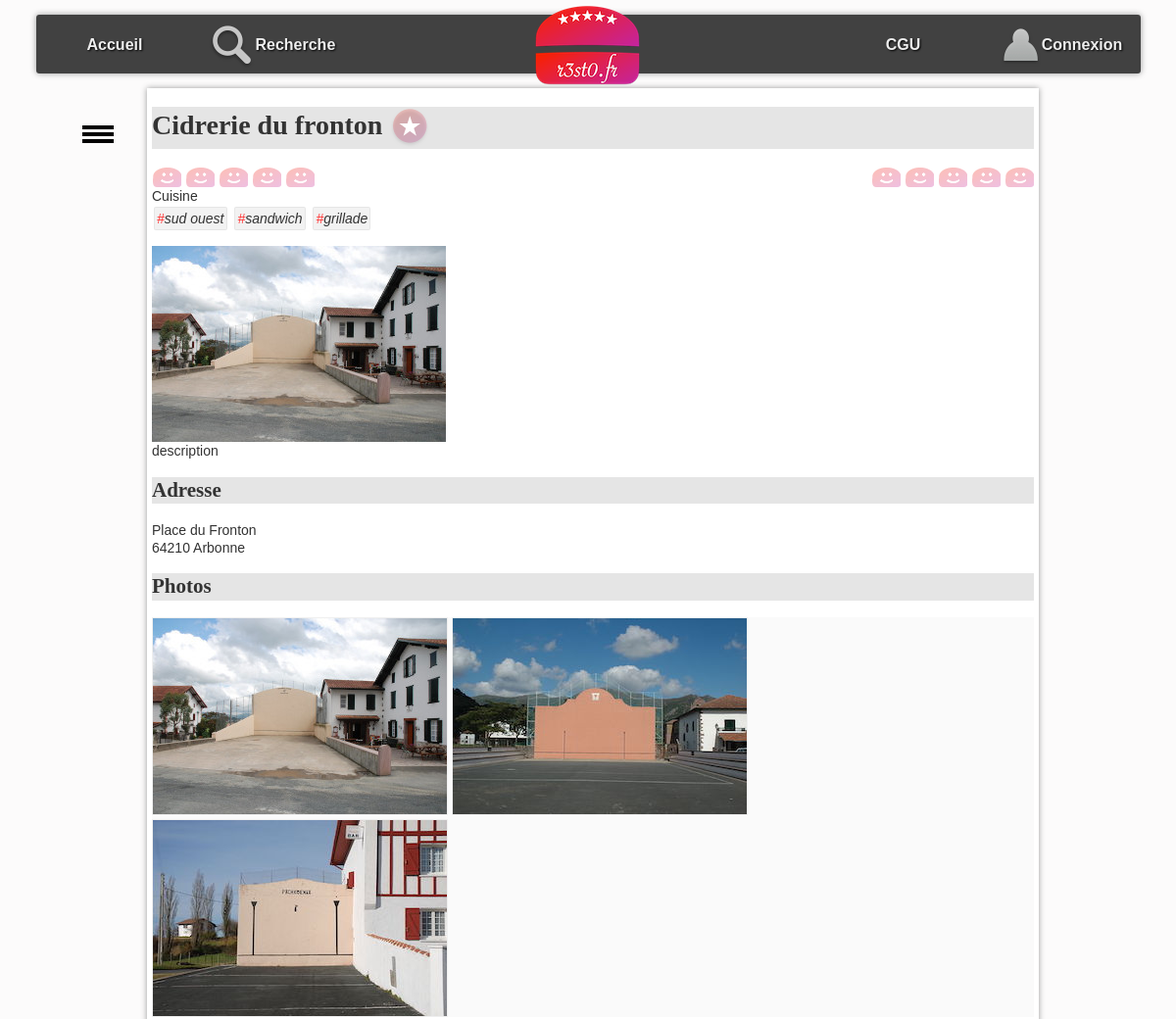
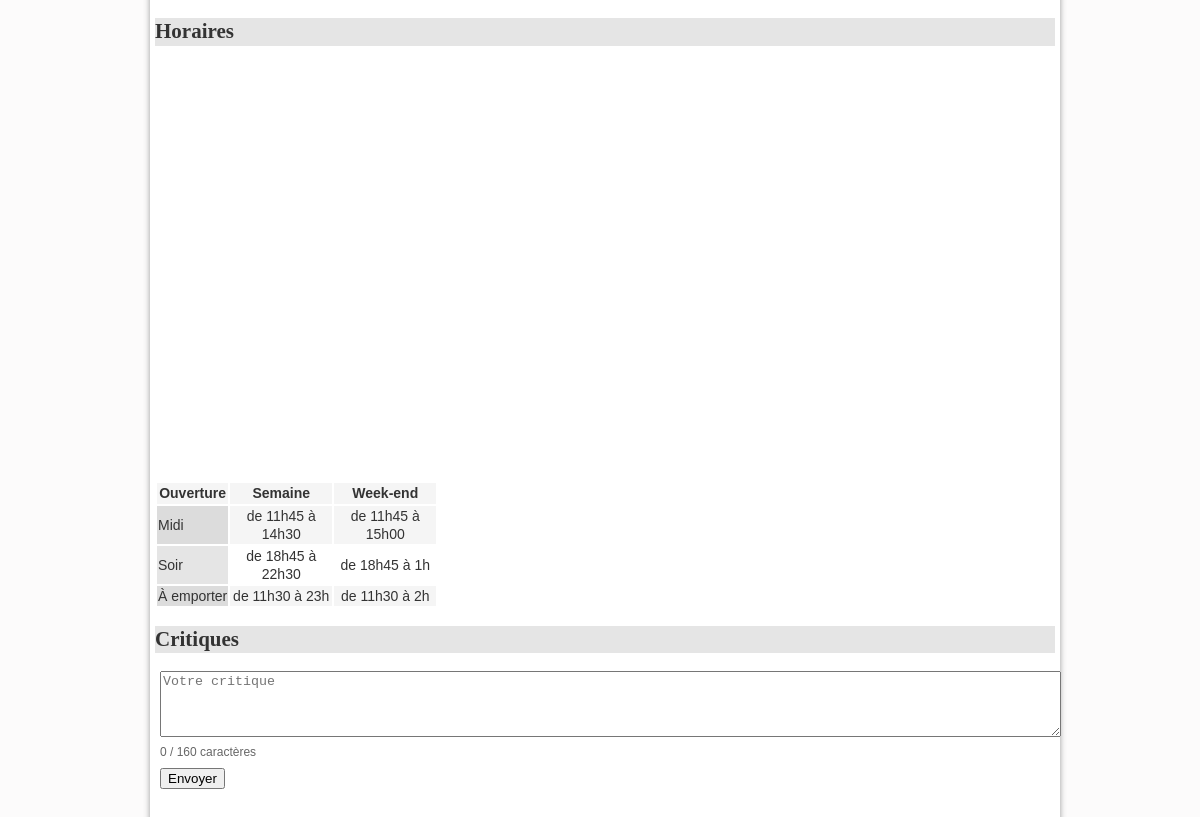
/?action=detail&idR=4, run on the app's committed database (2 pictures, top to bottom).
### tables this page shows
CREATE TABLE `resto` (
  `idR` bigint(20) NOT NULL,
  `nomR` varchar(255) DEFAULT NULL,
  `numAdrR` varchar(20) DEFAULT NULL,
  `voieAdrR` varchar(255) DEFAULT NULL,
  `cpR` char(5) DEFAULT NULL,
  `villeR` varchar(255) DEFAULT NULL,
  `latitudeDegR` float DEFAULT NULL,
  `longitudeDegR` float DEFAULT NULL,
  `descR` text DEFAULT NULL,
  `horairesR` text DEFAULT NULL
);

CREATE TABLE `typecuisine` (
  `idTC` bigint(20) NOT NULL,
  `libelleTC` varchar(255) DEFAULT NULL
);

CREATE TABLE `photo` (
  `idP` bigint(20) NOT NULL,
  `cheminP` varchar(255) DEFAULT NULL,
  `idR` bigint(20) DEFAULT NULL
);

### controleur/detailResto.php (called while the page is built, shortened)
<?php
include_once "$racine/modele/bd.resto.inc.php";
include_once "$racine/modele/bd.typecuisine.inc.php";
include_once "$racine/modele/bd.photo.inc.php";
include_once "$racine/modele/bd.critiquer.inc.php";
include_once "$racine/modele/bd.aimer.inc.php";
$idR = $_GET["idR"];
$unResto = getRestoByIdR($idR);
$lesTypesCuisine = getTypesCuisineByIdR($idR);
$lesPhotos = getPhotosByIdR($idR);
$noteMoy = round(getNoteMoyenneByIdR($idR), 0);
$mailU = getMailULoggedOn();
$aimer = getAimerById($mailU, $idR);
$note = getNoteByUser($idR, $mailU);
include "$racine/vue/entete.html.php";
include "$racine/vue/vueDetailResto.php";
include "$racine/vue/pied.html.php";

### index.php (called while the page is built, shortened)
<?php
include "getRacine.php";
if (isset($_GET["action"])) {
    $action = $_GET["action"];
}
else {
    $action = "defaut";
}
$fichier = controleurPrincipal($action);
include "$racine/controleur/$fichier";
?>

### modele/bd.resto.inc.php (called while the page is built, shortened)
<?php
function getRestoByIdR($idR)
{
    try {
        $cnx = connexionPDO();
        $req = $cnx->prepare("select * from resto where idR=:idR");
        $req->bindValue(':idR', $idR, PDO::PARAM_INT);
        $req->execute();
        $resultat = $req->fetch(PDO::FETCH_ASSOC);
    } catch (PDOException $e) {
        print "Erreur !: " . $e->getMessage();
        die();
    }
    return $resultat;
}

### modele/bd.aimer.inc.php (called while the page is built, shortened)
<?php
function getAimerById($mailU, $idR){
    try {
        $cnx = connexionPDO();
        $req = $cnx->prepare("select * from aimer where mailU=:mailU and  idR=:idR");
        $req->bindValue(':idR', $idR, PDO::PARAM_INT);
        $req->bindValue(':mailU', $mailU, PDO::PARAM_STR);
        $req->execute();
        $resultat = $req->fetch(PDO::FETCH_ASSOC);
    } catch (PDOException $e) {
        print "Erreur !: " . $e->getMessage();
        die();
    }
    return $resultat;
}
?>

### modele/bd.critiquer.inc.php (called while the page is built, shortened)
<?php
function getNoteMoyenneByIdR($idR)
{
    try {
        $cnx = connexionPDO();
        $req = $cnx->prepare("select avg(note) from critiquer where idR=:idR AND statut = 'autorise'");
        $req->bindValue(':idR', $idR, PDO::PARAM_INT);
        $req->execute();
        $resultat = $req->fetch(PDO::FETCH_ASSOC);
    } catch (PDOException $e) {
        print "Erreur !: " . $e->getMessage();
        die();
    }
    if ($req->rowCount() > 0) {
        return $resultat["avg(note)"];
    } else {
        return 0;
    }
}
function getNoteByUser($idR, $mailU)
{
    try {
        $cnx = connexionPDO();
        $req = $cnx->prepare("SELECT note FROM critiquer WHERE idR=:idR AND mailU=:mailU AND statut = 'autorise'");
        $req->bindValue(':idR', $idR, PDO::PARAM_INT);
        $req->bindValue(':mailU', $mailU, PDO::PARAM_STR);
        $req->execute();
        $resultat = $req->fetch(PDO::FETCH_ASSOC);
    } catch (PDOException $e) {
        print "Erreur !: " . $e->getMessage();
        die();
    }
    if ($req->rowCount() > 0) {
        return $resultat["note"];
    } else {
        return null;
    }
}

### modele/bd.typecuisine.inc.php (called while the page is built, shortened)
<?php
function getTypesCuisineByIdR($idR){
    $resultat = array();
    try {
        $cnx = connexionPDO();
        $req = $cnx->prepare("select typeCuisine.* from typeCuisine,proposer where typeCuisine.idTC = proposer.idTC and proposer.idR = :idR");
        $req->bindValue(':idR', $idR, PDO::PARAM_INT);
        $req->execute();
        $resultat = $req->fetchAll(PDO::FETCH_ASSOC);
    } catch (PDOException $e) {
        print "Erreur !: " . $e->getMessage();
        die();
    }
    return $resultat;
}
?>

### modele/bd.photo.inc.php (called while the page is built, shortened)
<?php
function getPhotosByIdR($idR) {
    $resultat = array();
    try {
        $cnx = connexionPDO();
        $req = $cnx->prepare("select * from photo where idR=:idR");
        $req->bindValue(':idR', $idR, PDO::PARAM_INT);
        $req->execute();
        $resultat = $req->fetchAll(PDO::FETCH_ASSOC);
    } catch (PDOException $e) {
        print "Erreur !: " . $e->getMessage();
        die();
    }
    return $resultat;
}
?>

### vue/vueDetailResto.php (the view, shortened to what this page needs)
<h1><?= $unResto['nomR']; ?>
    <?php if ($aimer != false) { ?>
        <a href="./?action=aimer&idR=<?= $unResto['idR']; ?>"><img class="aimer" src="images/aime.png" alt="j'aime ce restaurant"></a>
    <?php } else { ?>
        <a href="./?action=aimer&idR=<?= $unResto['idR']; ?>"><img class="aimer" src="images/aimepas.png" alt="je n'aime pas encore ce restaurant"></a>
    <?php } ?>
</h1>
<div class="note-row" style="display:flex; justify-content:space-between; align-items:center; gap:12px;">
    <div id="user-note">
        <?php for ($i = 1; $i <= 5; $i++) { ?>
            <a class="aimer" href="./?action=noter&note=<?= $i ?>&idR=<?= $unResto['idR']; ?>">
                <?php if ($i <= $note) { ?>
                    <img class="note" src="images/like.png" alt="">
                <?php } else { ?>
                    <img class="note" src="images/neutre.png" alt="line neutre">
                <?php } ?>
            </a>
        <?php } ?>
    </div>
    <div id="avg-note">
        <?php for ($i = 1; $i <= 5; $i++) { ?>
            <span class="aimer">
                <?php if ($i <= $noteMoy) { ?>
                    <img class="note" src="images/like.png" alt="">
                <?php } else { ?>
                    <img class="note" src="images/neutre.png" alt="line neutre">
                <?php } ?>
            </span>
        <?php } ?>
    </div>
</div>
<section>
    Cuisine <br />
    <ul id="tagFood">
        <?php for ($j = 0; $j < count($lesTypesCuisine); $j++) { ?>
            <li class="tag"><span class="tag">#</span><?= $lesTypesCuisine[$j]["libelleTC"] ?></li>
        <?php } ?>
    </ul>
</section>
<p id="principal">
    <?php if (count($lesPhotos) > 0) { ?>
        <img src="photos/<?= $lesPhotos[0]["cheminP"] ?>" alt="photo du restaurant" />
    <?php } ?>
    <br />
    <?= $unResto['descR']; ?>
</p>
<h2 id="adresse">
    Adresse
</h2>
<p>
    <?= $unResto['voieAdrR']; ?><br />
    <?= $unResto['cpR']; ?>
    <?= $unResto['villeR']; ?>
</p>
<h2 id="photos">
    Photos
</h2>
<ul id="galerie">
    <?php for ($i = 0; $i < count($lesPhotos); $i++) { ?>
        <li> <img class="galerie" src="photos/<?= $lesPhotos[$i]["cheminP"] ?>" alt="" /></li>
    <?php } ?>
</ul>
<h2 id="horaires">
    Horaires
</h2>
<div class="horaires">
    <?php
    if (!empty($unResto['horairesR'])) {
        $horaires = $unResto['horairesR'];
        $horaires = str_replace(array("\r\n", "\r", "\n"), "<br>", $horaires);
        echo $horaires;
    } else {
        echo "Horaires non disponibles";
    }
    ?>
</div>
<h2 id="crit">Critiques</h2>
<form name="formCritique" method="post" action="./?action=critiques&idR=<?= $unResto['idR']; ?>">
    <div style="display: flex; flex-direction: column; align-items: flex-start; gap: 8px; margin-top: 12px; margin-left: 5px;">
        <textarea name="critique" id="critiqueTextarea" placeholder="Votre critique" rows="4" style="width:895px;" maxlength="160"></textarea>
        <div style="font-size: 12px; color: #666;">
            <span id="charCount">0</span> / 160 caractères
        </div>
        <button style="" id="validerNote" data-idR="<?= $unResto['idR']; ?>">Envoyer</button>
    </div>
</form>

### css/base.css (style rules this page uses)
:root { --largeurPage: 900px; --largeurMenuCont : 200px; --margeCalc: calc((100% - var(--largeurPage)) / 2); --margeMenuHaut : 15px; --hauteurMenuGene:60px; --coulA1:#5A7694; --coulA2:#D7E5ED; --coulB1:#566459; --coulB2:#90974A; --coulC:#CDBCA0; --fondC:#fcfbfb; --padding_cote:5px; }
body { font-family: Arial; color : #333; font-size : 14px; line-height : 1.3; scroll-behavior: smooth; background-color : var(--fondC); }
a.aimer { text-decoration: none; }

### css/cgu.css (style rules this page uses)
h1,h2,h3,h4 { font-family: Futura; background-color : rgba(0,0,0,0.1); }
td.cell { text-align : center; width : 100px; }
td.label { background-color : rgba(0,0,0,0.1); }
tr:nth-child(odd) { background-color : rgb(245,245,245); }

### css/corps.css (style rules this page uses)
#tagFood { display:inline-block; padding-left : 0px; font-style: italic; margin : 0px; }
li.tag { display:inline-block; border:1px solid rgba(0,0,0,0.05); background-color:rgba(0,0,0,0.05); padding:2px; margin:2px; border-radius: 2px; }
span.tag { color:rgb(255,50,50); }
#galerie { margin-top : 0px; margin-bottom : 20px; padding-left : 0px; background-color : rgb(250,250,250); }
#galerie li { display : inline-block; }
img.note { padding-left : 1px; vertical-align : sub; }
img.galerie { border:1px solid rgb(239,239,239); }
img.aimer { vertical-align : middle; }

### data on the page
resto: nomR "Cidrerie du fronton", descR "description", voieAdrR "Place du Fronton", cpR "64210", villeR "Arbonne", horairesR "Ouverture Semaine Week-end Midi de 11h45 à 14h30 de 11h45 à 15h00 Soir de 18h45 à 22h30 de 18h45 à 1h À emporter de 11h30 à 23h de 11h30 à 2h"
typecuisine: libelleTC "sud ouest"
typecuisine: libelleTC "sandwich"
typecuisine: libelleTC "grillade"
photo: cheminP (picture)
photo: cheminP (picture)
photo: cheminP (picture)
